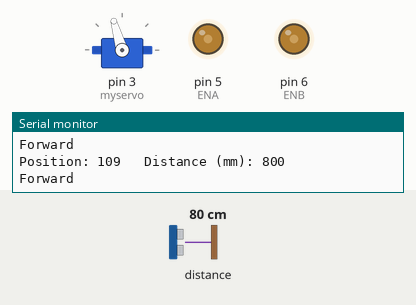
Recording of a sketch running on a simulated Arduino Uno, built with avr-gcc and run on an emulated ATmega328P. On the bench: servo, output pins drawn as LEDs (lit = HIGH), the last lines printed to the serial monitor. The inputs (shaded band) are chosen by the test bench; at power-on: distance to the obstacle 80 cm.

Above: at 1.2 s.
1.3 s: distance to the obstacle set to 38 cm
At 1.67 s:
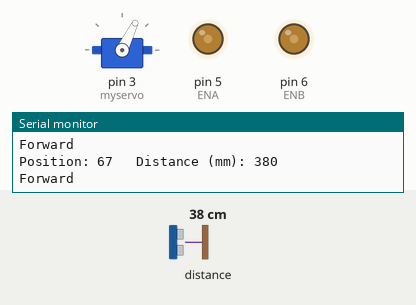
4.3 s: distance to the obstacle set to 33 cm
At 5.2 s:
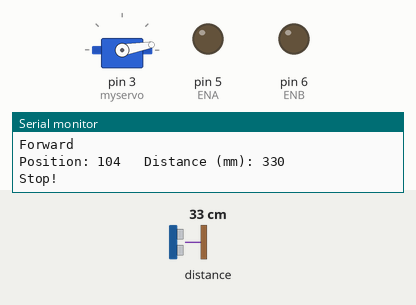
7.3 s: distance to the obstacle set to 60 cm
10.3 s: distance to the obstacle set to 2 cm
At 13.1 s:
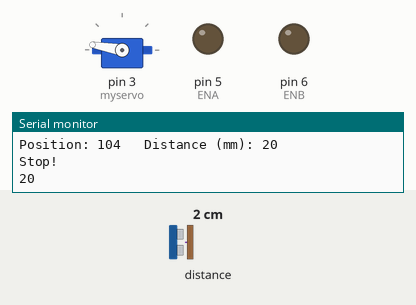
13.3 s: distance to the obstacle set to 4 cm
Timing chart, 0 to 38.7 s (numbered marks = the images above; inputs shaded):
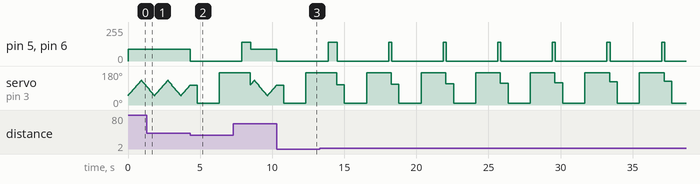

The sketch:

Obstacle_Avoidance_Car_LiDAR.ino
```cpp
//Includes code from Elegoo (www.elegoo.com) and Adafruit (www.adafruit.com)

#include <Servo.h>

#include "Adafruit_VL53L0X.h"

Adafruit_VL53L0X lox = Adafruit_VL53L0X();
VL53L0X_RangingMeasurementData_t measure;
Servo myservo;

int pos = 50;
const int stopDist = 350;   //Distance in mm to LiDAR to make car stop
int rightDistance = 0, leftDistance = 0;
#define HIGH_SPEED
#define ENA 5
#define ENB 6
#define IN1 7
#define IN2 8
#define IN3 9
#define IN4 11
#define carSpeed 87         //slower, include time for LiDAR sweep
#define carSpeedTurn 140    //turns can be faster

//Define movements
void forward() {
  analogWrite(ENA, carSpeed);
  analogWrite(ENB, carSpeed);
  digitalWrite(IN1, HIGH);
  digitalWrite(IN2, LOW);
  digitalWrite(IN3, LOW);
  digitalWrite(IN4, HIGH);
  Serial.println("Forward");
}

void back() {
  analogWrite(ENA, carSpeedTurn);
  analogWrite(ENB, carSpeedTurn);
  digitalWrite(IN1, LOW);
  digitalWrite(IN2, HIGH);
  digitalWrite(IN3, HIGH);
  digitalWrite(IN4, LOW);
  Serial.println("Back");
}

void left() {
  analogWrite(ENA, carSpeedTurn);
  analogWrite(ENB, carSpeedTurn);
  digitalWrite(IN1, LOW);
  digitalWrite(IN2, HIGH);
  digitalWrite(IN3, LOW);
  digitalWrite(IN4, HIGH);
  Serial.println("Left");
}

void right() {
  analogWrite(ENA, carSpeedTurn);
  analogWrite(ENB, carSpeedTurn);
  digitalWrite(IN1, HIGH);
  digitalWrite(IN2, LOW);
  digitalWrite(IN3, HIGH);
  digitalWrite(IN4, LOW);
  Serial.println("Right");
}

void stop() {
  digitalWrite(ENA, LOW);
  digitalWrite(ENB, LOW);
  Serial.println("Stop!");
}
//define variable for LiDAR measurement
int distanceTest() {
  lox.rangingTest(&measure, false);
  delay(1);
  float Fdistance = measure.RangeMilliMeter;
  delay(1);
  return (int)Fdistance;
}
//how the car decides in which direction to turn
int checkWay() {
  myservo.write(10);
  delay(1000);
  int rightDistance = distanceTest();
  Serial.println(rightDistance);

  delay(500);

  myservo.write(170);
  delay(1000);
  int leftDistance = distanceTest();
  Serial.println(leftDistance);

  delay(500);

  if (rightDistance > leftDistance) {
    right();
    Serial.println("Right");
    delay(600);
  }
  else if (rightDistance < leftDistance) {
    left();
    Serial.println("Left");
    delay(600);
  }
  else if ((rightDistance <= 150) || (leftDistance <= 150)) {
    back();
    Serial.println("Back");
    delay(180);
  }
  else if (rightDistance == leftDistance) {
    back();
    Serial.println("Back");
    delay(180);
  }
  else {
    forward();
  }
}


void setup() {

  Serial.begin(115200);

  while (! Serial) {
    delay(1);
  }

  Serial.println("VL53L0X");
  if (!lox.begin()) {
    Serial.println(F("Failed to boot VL53L0X"));
    while (1);
  }

  Serial.println(F("VL53L0X"));

  myservo.attach(3, 1000, 2000);
  myservo.write(50);
}

void loop()
{

//start LiDAR sweep from 50° to 130°
  for (pos = 50; pos <= 130; pos += 3)  {
    myservo.write(pos);

    lox.rangingTest(&measure, false);

    if (measure.RangeStatus != 4) {
      Serial.print("Position: "); Serial.print(pos); Serial.print("   "); Serial.print("Distance (mm): "); Serial.println(measure.RangeMilliMeter);
    }
    else {
      Serial.println(" out of range ");
    }
    if (measure.RangeMilliMeter <= stopDist) {
      stop();

      delay(500);

      checkWay();
    }

    else {
      forward();
    }
  }
//LiDAR sweeps back tp 50°
  for (pos = 130; pos >= 50; pos -= 3)  {
    myservo.write(pos);

    lox.rangingTest(&measure, false);

    if (measure.RangeStatus != 4) {
      Serial.print("Position: "); Serial.print(pos); Serial.print("   "); Serial.print("Distance (mm): "); Serial.println(measure.RangeMilliMeter);
    }
    else {
      Serial.println(" out of range ");
    }
    if (measure.RangeMilliMeter <= stopDist) {
      stop();

      delay(500);

      checkWay();
    }

    else {
      forward();
    }
  }
}
```

Measured:
- the behaviour switches between 36 and 35 cm on distance to the obstacle (found by bisection; images 1 and 2)
- after the input at 4.3 s, pin 5 (ENA), pin 6 (ENB): 87/255 → 0/255 at once
- after the input at 10.3 s, pin 5 (ENA), pin 6 (ENB): 87/255 → 0/255 at once
- by itself, servo on pin 3 (myservo): ramps from 170° to 10° and jumps back, once every 3.8 s
